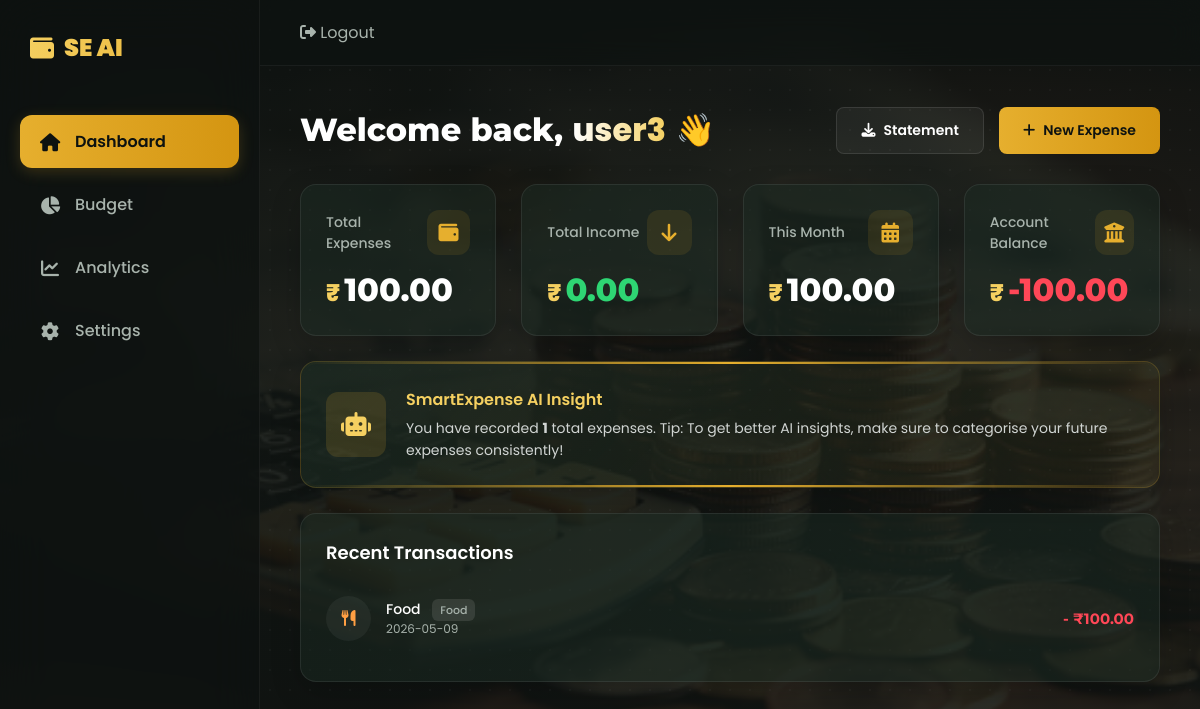
The app's page /dashboard (signed in) with its own data.
### tables this page shows
CREATE TABLE expenses (
                id INTEGER PRIMARY KEY AUTOINCREMENT,
                user_email TEXT,
                title TEXT,
                amount REAL,
                category TEXT,
                date TEXT
            );

### app.py (the view)
@app.route("/dashboard")
def dashboard():
    if "user" not in session:
        return redirect("/login")
    try:
        conn = sqlite3.connect(DB_FILE)
        conn.row_factory = sqlite3.Row
        cursor = conn.cursor()
        cursor.execute(
            "SELECT * FROM expenses WHERE user_email = ?",
            (session["email"],)
        )
        expenses = cursor.fetchall()
        cursor.execute(
            "SELECT SUM(amount) FROM expenses WHERE user_email = ?",
            (session["email"],)
        )
        total = cursor.fetchone()[0] or 0
        cursor.execute("""
            SELECT SUM(amount)
            FROM expenses
            WHERE user_email = ?
            AND strftime('%m', date)=strftime('%m','now')
        """, (session["email"],))
        monthly = cursor.fetchone()[0] or 0
        cursor.execute(
            "SELECT SUM(amount) FROM income WHERE user_email = ?",
            (session["email"],)
        )
        income = cursor.fetchone()[0] or 0
        balance = income - total
        cursor.execute("""
            SELECT *
            FROM categories
            ORDER BY category_name ASC
        """)
        categories = cursor.fetchall()
        conn.close()
        return render_template(
            "dashboard.html",
            name=session["user"],
            total=total,
            monthly=monthly,
            expenses=expenses,
            balance=balance,
            income=income,
            categories=categories
        )
    except Exception as e:
        return render_template(
            "error.html",
            message=str(e)
        )

### templates/dashboard.html (shortened to what this page needs)
<!DOCTYPE html>
<html lang="en">
<head>
<link rel="stylesheet" href="https://cdnjs.cloudflare.com/ajax/libs/font-awesome/6.4.0/css/all.min.css">
</head>
<body>
<div class="layout">
<aside class="sidebar">
  <div class="logo">
    <i class="fas fa-wallet"></i> <span>SE AI</span>
  </div>
  <nav>
    <a href="/dashboard" class="nav-item active"><i class="fas fa-home"></i> <span>Dashboard</span></a>
    <a href="/budget" class="nav-item"><i class="fas fa-chart-pie"></i> <span>Budget</span></a>
    <a href="/analytics" class="nav-item"><i class="fas fa-chart-line"></i> <span>Analytics</span></a>
    <a href="/settings" class="nav-item"><i class="fas fa-cog"></i> <span>Settings</span></a>
  </nav>
</aside>
<main class="main">
  <header>
    <div class="user-profile">
      <a href="/logout" title="Logout">
        <i class="fas fa-sign-out-alt"></i> Logout
      </a>
    </div>
  </header>
  <div class="container fade" id="page">
    <div class="dashboard-header">
      <h1>Welcome back, <span>{{ name }}</span> 👋</h1>
      <div style="display:flex; gap:15px;">
        <a href="/statement" class="btn btn-secondary"><i class="fas fa-download"></i> Statement</a>
        <button onclick="openExpenseModal()" class="btn btn-primary" style="border:none; cursor:pointer;">
  <i class="fas fa-plus"></i> New Expense
</button>
      </div>
    </div>
<div class="stats-grid">
  <div class="card">
    <div class="card-header">
      <h3>Total Expenses</h3>
      <div class="card-icon"><i class="fas fa-wallet"></i></div>
    </div>
    <div class="amount">
      <span>₹</span>{{ "{:,.2f}".format(total) if total else "0.00" }}
    </div>
  </div>
  <div class="card">
    <div class="card-header">
      <h3>Total Income</h3>
      <div class="card-icon"><i class="fas fa-arrow-down"></i></div>
    </div>
    <div class="amount" style="color:#2ed573;">
      <span>₹</span>{{ "{:,.2f}".format(income) if income else "0.00" }}
    </div>
  </div>
  <div class="card">
    <div class="card-header">
      <h3>This Month</h3>
      <div class="card-icon"><i class="fas fa-calendar-alt"></i></div>
    </div>
    <div class="amount">
      <span>₹</span>{{ "{:,.2f}".format(monthly) if monthly else "0.00" }}
    </div>
  </div>
  <div class="card">
    <div class="card-header">
      <h3>Account Balance</h3>
      <div class="card-icon"><i class="fas fa-university"></i></div>
    </div>
    <div class="amount" style="color: {{ '#2ed573' if balance >= 0 else '#ff4757' }}">
      <span>₹</span>{{ "{:,.2f}".format(balance) if balance else "0.00" }}
    </div>
  </div>
</div>
    <div class="card ai-banner">
      <div class="ai-icon"><i class="fas fa-robot"></i></div>
      <div class="ai-content">
        <h3>SmartExpense AI Insight</h3>
        <p>You have recorded <strong>{{ expenses|length }}</strong> total expenses. Tip: To get better AI insights, make sure to categorise your future expenses consistently!</p>
      </div>
    </div>
    <div class="content-grid" style="margin-top: 25px;">
      <div class="card" style="grid-column: 1 / -1;">
        <h3 style="font-size:18px; color:#fff; margin-bottom:15px; font-weight: 600;">Recent Transactions</h3>
        <div class="transaction-list">
          {% for txn in expenses[::-1][:5] %}
          <div class="transaction-item">
            <div class="t-info">
              <div class="t-icon" style="color:#ff9f43;">
                {% if txn[4].lower() == 'food' %}
                  <i class="fas fa-utensils"></i>
                {% elif txn[4].lower() == 'travel' %}
                  <i class="fas fa-car"></i>
                {% else %}
                  <i class="fas fa-shopping-bag"></i>
                {% endif %}
              </div>
              <div class="t-details">
                <h4>{{ txn[2] }} <span style="font-size: 11px; color: var(--text-muted); background: rgba(255,255,255,0.1); padding: 3px 8px; border-radius: 6px; margin-left: 8px;">{{ txn[4] }}</span></h4>
                <p>{{ txn[5] }}</p>
              </div>
            </div>
            <div class="t-amount" style="color:#ff4757;">- ₹{{ "{:,.2f}".format(txn[3]) }}</div>
          </div>
          {% else %}
          <p style="color: var(--text-muted); text-align: center; padding: 30px;">No expenses logged yet. Click "New Expense" to get started!</p>
          {% endfor %}
        </div>
      </div>
    </div>
  </div>
</main>
</div>
</body>
</html>

### records on screen
expenses: title "Food", category "Food", date "2026-05-09", amount "100.00"

### other values on screen
{{ name }} "user3"
{{ "{:,.2f}".format(total) if total else "0.00" }} "100.00"
{{ "{:,.2f}".format(income) if income else "0.00" }} "0.00"
{{ "{:,.2f}".format(monthly) if monthly else "0.00" }} "100.00"
{{ "{:,.2f}".format(balance) if balance else "0.00" }} "-100.00"
{{ expenses|length }} "1"
